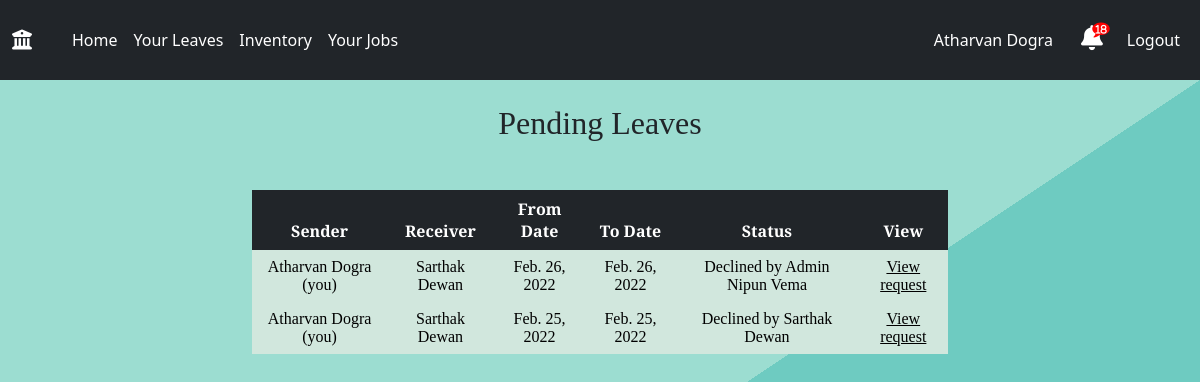
/profile/leaves/check-leave-status/ (signed in), run on an earlier commit of the app's database.
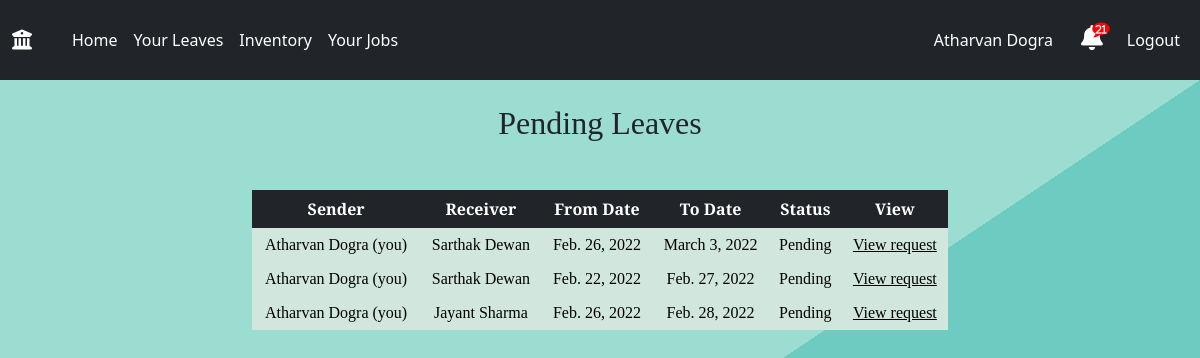
And on a later commit of the database.
### main/models.py (models this page shows, shortened)
class UserLeaveStatus(models.Model):
    staff=models.ForeignKey('Staff', on_delete=CASCADE, related_name='user')
    leave_type=models.ForeignKey(TotalLeaves, on_delete=CASCADE)
    from_date=models.DateField(blank=False, default=None)
    to_date=models.DateField(blank=True, default=None)
    reason = models.TextField()
    substitute=models.ForeignKey('Staff', blank=None, on_delete=CASCADE, related_name='Substitute', null=True)
    substitute_approval = models.BooleanField(default=False)               # field -> substitute ka
    admin_approval = models.BooleanField(default=False)                       # field -> admin ka
    admin=models.ForeignKey("Staff", on_delete=models.SET_DEFAULT, default=None, blank=True, related_name='admin', null=True)
    status = models.CharField(max_length=100, default="Pending", blank=False)
    rejected = models.BooleanField(default=False)
    month = models.CharField(max_length=20, default=None, null=True, blank=False)
    year = models.IntegerField(default=None, null=True, blank=False)
    type = models.CharField(max_length=20, choices=TYPE_OF_LEAVE, default=None)

class Staff(models.Model):
    user_obj = models.ForeignKey(User, on_delete=CASCADE, blank=False, null=False, default=None)
    name=models.CharField(max_length=100)
    initials=models.CharField(max_length=4,null=True,blank=True,default=None)
    mobile_number=models.IntegerField()
    email=models.EmailField()
    category=models.ForeignKey('Category',on_delete=CASCADE)
    designation=models.ForeignKey('Designation',on_delete=CASCADE)
    agency = models.ForeignKey('Agency',on_delete=CASCADE)
    room=models.ForeignKey('Room',blank=True,null=True,on_delete=SET_NULL,default=None)

### main/views.py (the view)
# urls.py: path('profile/leaves/check-leave-status/', views.checkLeaveStatus, name='checkLeaveStatus'),
@login_required
def checkLeaveStatus(request):
	staff = Staff.objects.get(user_obj=request.user)
	notification_count=get_notifications(staff.id)
	pendingRequests = UserLeaveStatus.objects.filter(staff=staff).order_by("-id")
	context = {
		'staff':staff,
		"pendingRequests": pendingRequests,
		'notification_count':notification_count,
	}
	return render(request, "leaves/leaveRequestStatus.html", context)

### main/views.py (called while the page is built)
def get_notifications(id):
	current_user=Staff.objects.get(id=id)
	designation=current_user.designation.designation
	notifications=[]
	if designation == 'Lab Technician':
		notification = Notification.objects.filter(notification_type='TECH',isActive=True,checked=False).order_by('-time').all()
		notifications.extend(notification)
	receiver=str(current_user.id) +' '+current_user.name
	notification = Notification.objects.filter(reciever=receiver,isActive=True,checked=False).order_by('-time').all()
	notifications.extend(notification)
	if designation == 'System Analyst' or designation == 'Lab Supervisor':
		notification=Notification.objects.filter(reciever='admin',isActive=True,checked=False).order_by('-time').all()
		notifications.extend(notification)
	return len(notifications)

### templates/leaves/leaveRequestStatus.html
{% extends 'base.html' %}
{% load static %}
{% block body %}
{% include 'navbar.html' with staff=staff notification_count=notification_count %}
<section class="sectionLogin">
  <br>
  <h2 style = "text-align: center;">Pending Leaves</h2>
<div class="container mt-5">
<table class="table1 table table-borderless table-dark table-hover" style = "text-align: center;">
    <thead>
      <tr>
        <th scope="col">Sender</th>
        <th scope="col">Receiver</th>
        <th scope="col">From Date</th>
        <th scope="col">To Date</th>
        <th scope="col">Status</th>
        <th scope="col">View</th>
      </tr>
    </thead>
        <tbody>
        {% for pendingRequest in pendingRequests %}
        {% if not pendingRequest.admin_approval %}
            <tr class="table-success" style = "text-align: center;">
                <td>{{ pendingRequest.staff.name }} (you)</td>
                <td>{{ pendingRequest.substitute.name }}</td>
                <td>{{ pendingRequest.from_date }}</td>
                <td>{{ pendingRequest.to_date }}</td>
                <td>{{ pendingRequest.status }}</td>
                <td><a style="color: #000; text-decoration: underline;" href="{% url 'main:currleaveStatus' pk=pendingRequest.id %}">View request</a></td>
            </tr>
        {% endif %}
        {% endfor %}
        </tbody>
  </table>
  </div>
  </section>
{% endblock body %}

### templates/navbar.html (shortened to what this page needs)
{% extends "base.html" %}
{% load static %}
{% block body %}
<nav class="navbar navbar-expand-md navbar-dark bg-dark">
  <div class="container-fluid">
    <div class="navbar-collapse collapse w-100 order-1 order-md-0 dual-collapse2">
      <ul class="navbar-nav me-auto">
        <li class="nav-item active navbar-brand">
          <a class="navbar-brand" href="{% url 'main:user_profile' %}" style="text-decoration: none;"><i class="fas fa-university"></i></a>
        </li>
        <li class="nav-item navLink">
          <a class="nav-link nav_text" href="{% url 'main:user_profile' %}" style="text-decoration: none; color : white">Home</a>
        </li>
        {% if user.is_authenticated %}
        <li class="nav-link nav_text navLink">
          <a href="{% url 'main:userLeaves' %}" style="text-decoration: none; color : white">Your Leaves</a>
        </li>
        <li class="nav-link nav_text navLink">
          <a href="{% url 'main:viewinventory' %}" style="text-decoration: none; color : white">Inventory</a>
        </li>
        <li class="nav-link nav_text navLink">
          <a href="{% url 'main:jobALerts' %}" style="text-decoration: none; color : white">Your Jobs</a>
        </li>
        {%endif%}
      </ul>
    </div>
    <div class="navbar-collapse collapse w-100 order-3 dual-collapse2">
      <ul class="navbar-nav ms-auto">
        {% if user.is_authenticated %}
        <li class="nav-link nav-text navLink mr-5" style="margin-right: 20px;">
          <a href="{% url 'main:userProfileDetails' %}" style="text-decoration: none; color : white">{{ staff.name }} </a>
        </li>
        <li class="nav-item navbar-brand">
          <link href="https://maxcdn.bootstrapcdn.com/font-awesome/4.7.0/css/font-awesome.min.css" rel="stylesheet" />
          <a class="fas fa-bell" href="{% url 'main:notification' %}" style="text-decoration: none; color : white">
              <span class="fa fa-comment"></span>
              <span class="num">{{notification_count}}</span>
          </a>
        </li>
        <li class="nav-link nav_text navLink"><a href="{% url 'main:logout_request' id=staff.id%}" style="text-decoration: none; color : white">Logout</a></li>
        {% else %}
        <li class="nav-link nav_text navLink"><a href="{% url 'main:login' %}">Login</a></li>
        {%endif%}
      </ul>
    </div>
  </div>
</nav>
  {% endblock %}

What changed in the data, as far as the page shows it:
removed UserLeaveStatus: staff.name "Atharvan Dogra", substitute.name "Sarthak Dewan", from_date "Feb. 26, 2022", to_date "Feb. 26, 2022", status "Declined by Admin Nipun Vema"
no longer on this page (row edited): UserLeaveStatus: staff.name "Atharvan Dogra", substitute.name "Sarthak Dewan", from_date "Feb. 25, 2022", to_date "Feb. 25, 2022", status "Declined by Sarthak Dewan"
added UserLeaveStatus: staff.name "Atharvan Dogra", substitute.name "Sarthak Dewan", from_date "Feb. 26, 2022", to_date "March 3, 2022", status "Pending"
added UserLeaveStatus: staff.name "Atharvan Dogra", substitute.name "Sarthak Dewan", from_date "Feb. 22, 2022", to_date "Feb. 27, 2022", status "Pending"
added UserLeaveStatus: staff.name "Atharvan Dogra", substitute.name "Jayant Sharma", from_date "Feb. 26, 2022", to_date "Feb. 28, 2022", status "Pending"
Also different on the page:
{{ notification_count }}: "18" → "21"
